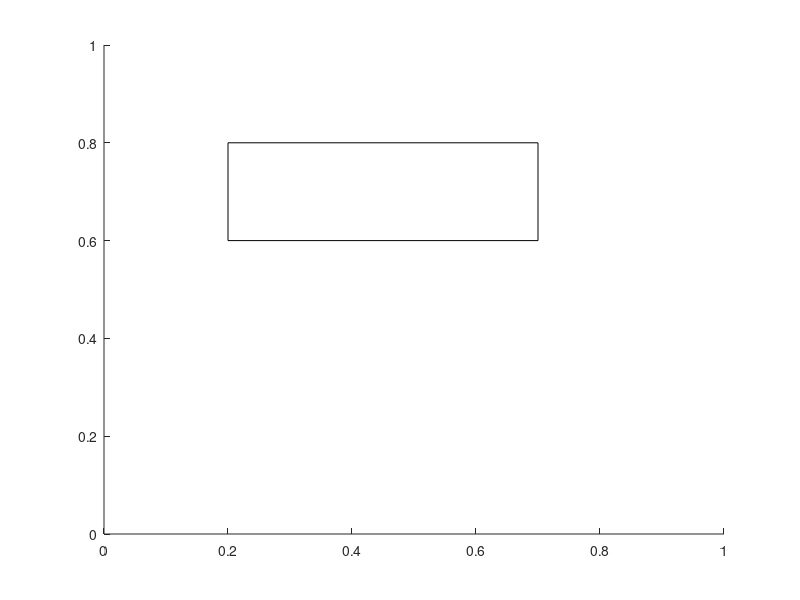

Reproduce this figure in MATLAB.
figure %Create a new figure
xlim([0 1]) %Set the range of values on the x-axis to (0 to 1)
ylim([0 1]) %Set the range of values on the y-axis to (0 to 1)
rectangle('Position', [0.2 0.6 0.5 0.2]) %Create a rectangle at:
                                            % x-position 0.2
                                            % y-position 0.6 with an 
                                            % x-width of 0.5 and
                                            % y-height of 0.2
